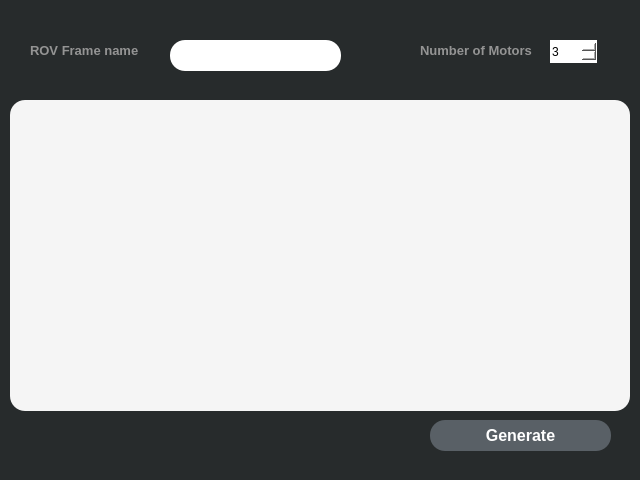
<?xml version="1.0" encoding="UTF-8"?>
<ui version="4.0">
 <class>MainWindow</class>
 <widget class="QMainWindow" name="MainWindow">
  <property name="geometry">
   <rect>
    <x>0</x>
    <y>0</y>
    <width>640</width>
    <height>480</height>
   </rect>
  </property>
  <property name="windowTitle">
   <string>Ardusub Frame Generator</string>
  </property>
  <property name="windowIcon">
   <iconset resource="icons.qrc">
    <normaloff>:/new/prefix1/icons/icon.png</normaloff>:/new/prefix1/icons/icon.png</iconset>
  </property>
  <property name="styleSheet">
   <string notr="true">border: 20px; border-radius:15px;
background-color: rgb(39, 43, 44);
 </string>
  </property>
  <widget class="QWidget" name="centralWidget">
   <widget class="QFrame" name="frame">
    <property name="geometry">
     <rect>
      <x>10</x>
      <y>10</y>
      <width>620</width>
      <height>81</height>
     </rect>
    </property>
    <property name="styleSheet">
     <string notr="true"/>
    </property>
    <property name="frameShape">
     <enum>QFrame::StyledPanel</enum>
    </property>
    <property name="frameShadow">
     <enum>QFrame::Raised</enum>
    </property>
    <widget class="QSpinBox" name="spin_motors">
     <property name="geometry">
      <rect>
       <x>540</x>
       <y>30</y>
       <width>47</width>
       <height>23</height>
      </rect>
     </property>
     <property name="styleSheet">
      <string notr="true">background-color: rgb(255, 255, 255);</string>
     </property>
     <property name="minimum">
      <number>3</number>
     </property>
     <property name="maximum">
      <number>8</number>
     </property>
     <property name="value">
      <number>3</number>
     </property>
    </widget>
    <widget class="QLabel" name="label_frame_name">
     <property name="geometry">
      <rect>
       <x>20</x>
       <y>30</y>
       <width>131</width>
       <height>21</height>
      </rect>
     </property>
     <property name="styleSheet">
      <string notr="true">font-size: 10pt;
font-weight: bold;
color: rgb(148, 148, 148);</string>
     </property>
     <property name="text">
      <string>ROV Frame name</string>
     </property>
    </widget>
    <widget class="QTextEdit" name="textEdit">
     <property name="geometry">
      <rect>
       <x>160</x>
       <y>30</y>
       <width>171</width>
       <height>31</height>
      </rect>
     </property>
     <property name="styleSheet">
      <string notr="true">background-color: rgb(255, 255, 255);</string>
     </property>
    </widget>
    <widget class="QLabel" name="label_number_motors">
     <property name="geometry">
      <rect>
       <x>410</x>
       <y>30</y>
       <width>121</width>
       <height>21</height>
      </rect>
     </property>
     <property name="styleSheet">
      <string notr="true">font-size: 10pt;
font-weight: bold;
color: rgb(148, 148, 148);</string>
     </property>
     <property name="text">
      <string>Number of Motors</string>
     </property>
    </widget>
   </widget>
   <widget class="QLabel" name="label_background">
    <property name="geometry">
     <rect>
      <x>0</x>
      <y>0</y>
      <width>640</width>
      <height>480</height>
     </rect>
    </property>
    <property name="text">
     <string/>
    </property>
   </widget>
   <widget class="QPushButton" name="pushButton">
    <property name="geometry">
     <rect>
      <x>430</x>
      <y>420</y>
      <width>181</width>
      <height>31</height>
     </rect>
    </property>
    <property name="styleSheet">
     <string notr="true">border: 30px; border-radius:15px;
background-color: rgb(89, 96, 102);
font-size: 12pt;
font-weight: bold;
color: rgb(255, 255, 255);
</string>
    </property>
    <property name="text">
     <string>Generate</string>
    </property>
   </widget>
   <widget class="QListWidget" name="motors_list">
    <property name="geometry">
     <rect>
      <x>10</x>
      <y>100</y>
      <width>620</width>
      <height>311</height>
     </rect>
    </property>
    <property name="styleSheet">
     <string notr="true">background-color: rgb(245, 245, 245);

</string>
    </property>
    <property name="movement">
     <enum>QListView::Free</enum>
    </property>
   </widget>
   <zorder>label_background</zorder>
   <zorder>frame</zorder>
   <zorder>pushButton</zorder>
   <zorder>motors_list</zorder>
  </widget>
  <widget class="QStatusBar" name="statusBar"/>
 </widget>
 <layoutdefault spacing="6" margin="11"/>
 <resources>
  <include location="icons.qrc"/>
 </resources>
 <connections/>
</ui>
